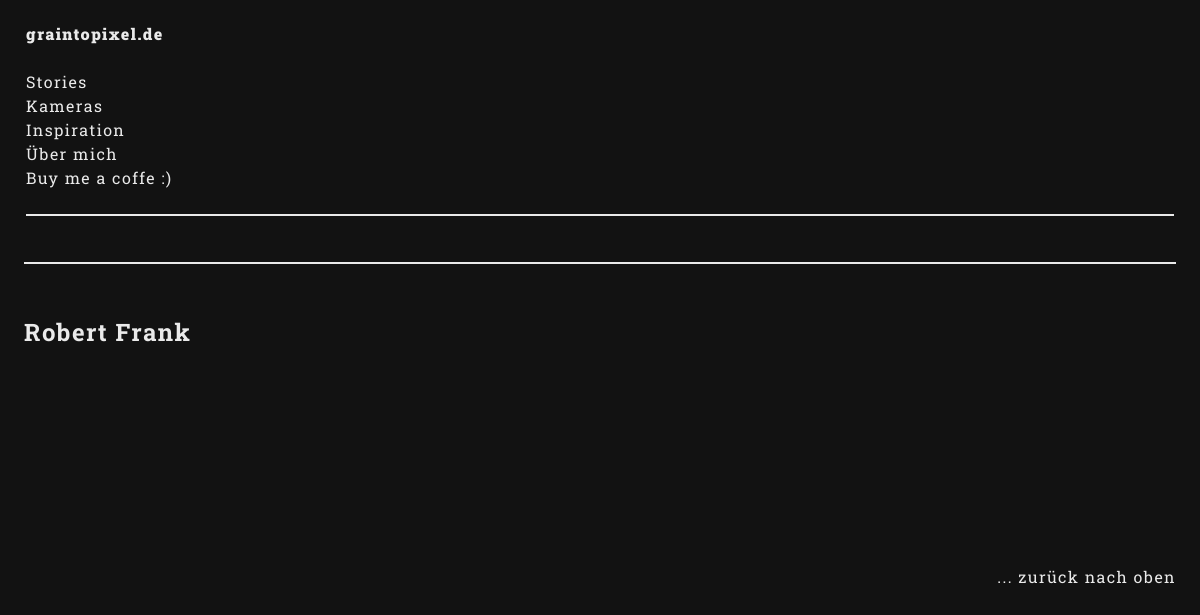
The page /uebermich/22 on the database its author committed.
### posts/models.py (models this page shows, shortened)
class Category(models.Model):
    title = models.CharField(max_length=5000)

class Article(models.Model):
    public = models.BooleanField(default='False')
    html_template = models.CharField(max_length=5000,  blank=True, choices=[
        ('article_template01.html', 'Story, links Text, rechts Bilder'),
        ('article_template02.html', 'Artikel, links Text, rechts Bilder'),
        ('article_template03.html', 'Artikel, Text, Bild, Tabelle'),
        ('article_template04.html', 'Artikel, Objektiv'),
        ('article_template05.html', 'Artikel, nur Intro'),
    ])
    category = models.ForeignKey(Category, on_delete=models.CASCADE, null=True, blank=True)
    title = models.CharField(max_length=5000)
    intro_text = RichTextField(null=True, blank=True)
    seperated_texts = models.TextField(max_length=1000000, null=True, blank=True)
    images = models.ManyToManyField(Image, through='ArticleImage', related_name='articles')
    author = models.CharField(max_length=5000, default='Oskar Antretter', null=True)
    created_at = models.DateTimeField(default=datetime.now, blank=True)
    updated_at = models.DateTimeField(default=datetime.now, blank=True)

### posts/views.py (the view)
# urls.py: path('uebermich/<str:pk>', views.aboutme, name='aboutme'),
def aboutme(request, pk):
    categories = Category.objects.all()
    article = Article.objects.get(id=pk)
    return render(request, article.html_template, {
        'article': article,
        'categories': categories,
    })

### templates/article_template02.html (shortened to what this page needs)
{%load static%}
<!DOCTYPE html>
<html lang="de">
<head>
    <link rel="stylesheet" href="{% static 'css/style.css' %}">
</head>
<body>
    <div class="wrapper">
        <div class="menu-section">
            <table>
                <tr>
                    <td class="main-nav">
                        <div>
                            <nav>
                                <a class="bold-text" href="/">graintopixel.de</a>
                                <br>
                                <br>
                                <a href="/category/stories">Stories</a>
                                <br>
                                {% for category in categories %}
                                {% if category.id is not 12 %}
                                <a href="/category/{{category.title}}">{{category.title}}</a>
                                <br>
                                {%endif%}
                                {% endfor %}
                                <a href="/uebermich/18">Über mich</a><br>
                                <a href="https://paypal.me/oskarantretter1">Buy me a coffe :)</a><br>
                                <br>
                                <div class="sub-nav-div">
                                    <br>
                                </div>
                            </nav>
                        </div>
                    </td>
                </tr>
            </table>
        </div>
        <div class="content-section">
            <div class="content-intro">
                <h2>{{article.title}}</h2><br>
                   <br><br><br><br>
            </div>
            <div class ="image-text-bundle">
                <div class="image-section">
                </div>
                <div class ="text-section">
                    <article>
                    </article>
                    <a href="#" class="return-link">... zurück nach oben</a>
                </div>
            </div>
        </div>
    </div>
</body>
</html>

### static/css/style.css (style rules this page uses)
:root { --c-background: #121212; --c-font: #eaeaea; --c-linksHover: #ffa42e; --c-decoration: #eaeaea; --font: "Roboto Slab"; --font-wheight: 400; --line-height: 1.5; --letter-spacing: 1.4px; --word-spacing: normal; }
* { margin: 0; padding: 0; scrollbar-color: var(--c-font) #eaeaea00; scrollbar-width: thin; }
body { background-color: var(--c-background); color: var(--c-font); font-size: 12pt; line-height: var(--line-height); font-family: var(--font); font-weight: var(--font-wheight); letter-spacing: var(--letter-spacing); word-spacing: var(--word-spacing); }
.wrapper { width: 96vw; display: flex; flex-wrap: wrap; margin-left: 15px; margin-right: 15px; height: 95vh; margin: 0 auto; margin-top: 20px; align-content: start; }
.content-section { width: 100%; height: auto; scroll-snap-type: y proximity; }
.menu-section { width: 100%; border-bottom: 2px solid var(--c-decoration); margin-bottom: 50px; height: fit-content; box-sizing: border-box; }
.sub-nav-div { border-top: 2px solid var(--c-decoration); padding-bottom: 20px; }
.image-text-bundle { width: 100%; padding-bottom: 50px; }
.text-section { width: 100%; margin: 0 auto; padding-bottom: 40px; hyphens: auto; }
h2 { padding-bottom: 10px; }
article { padding-bottom: 20px; }
.return-link { text-decoration: none; float: right; }
.image-section { width: 96vw; padding-bottom: 15px; }
a { color: var(--c-font); text-decoration: none; }
.bold-text { font-weight: 1000; }
.content-intro { text-align: justify; height: fit-content; padding-bottom: 50px; hyphens: auto; scroll-snap-align: start; }
table { width: 100%; }

### rows shown on the page
Category: title "Kameras"
Category: title "Inspiration"
Article: title "Robert Frank"
